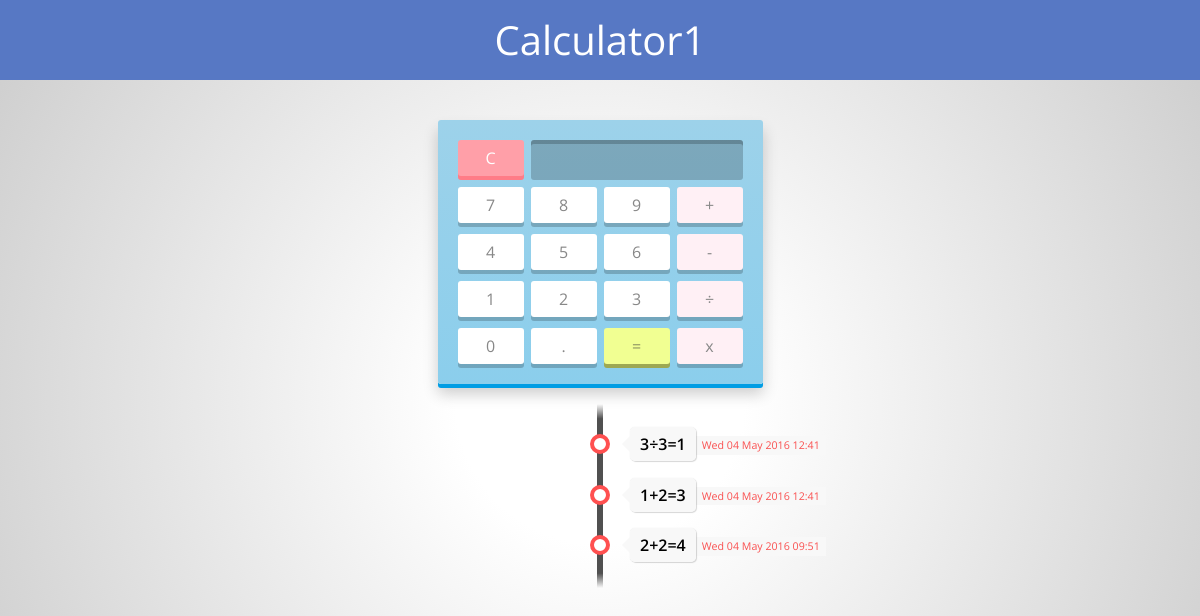
Page /calculator/calculator1/ on the earlier database version.
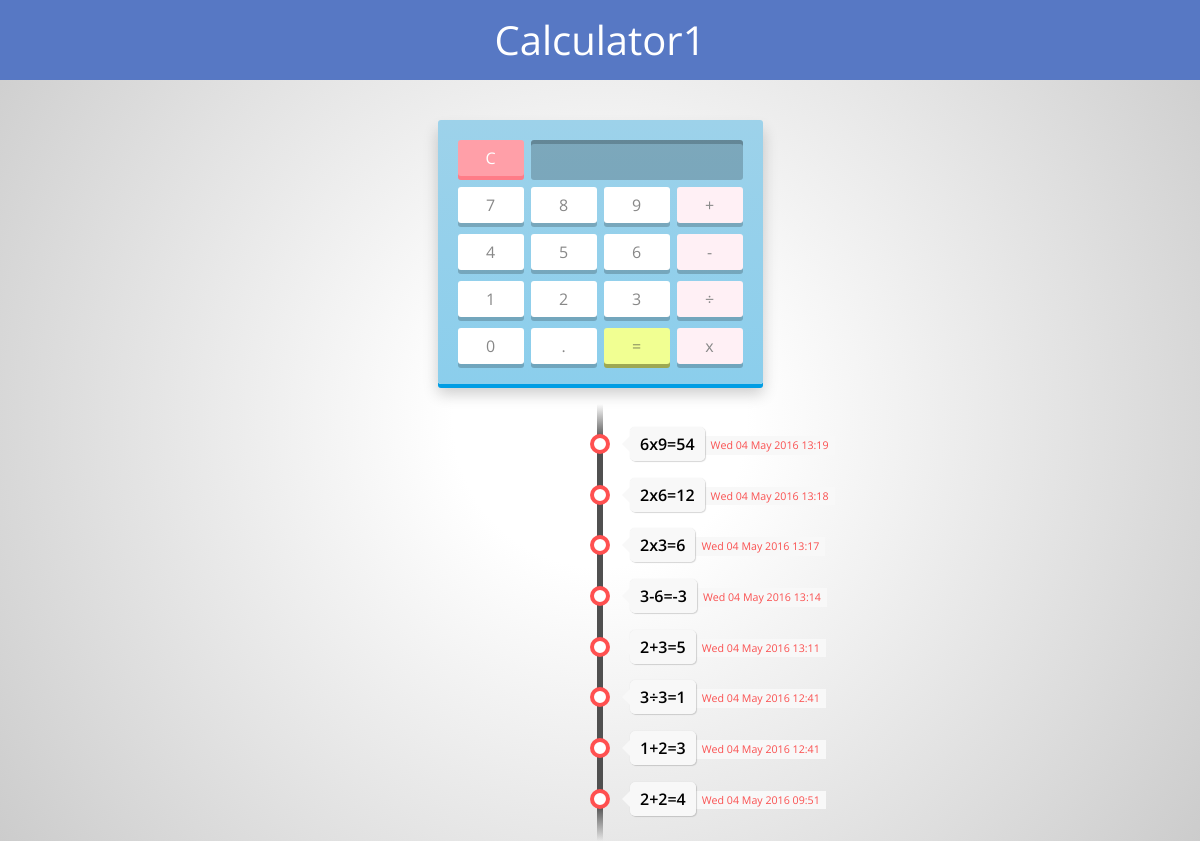
Same page on the later database version.
### logs/models.py (models this page shows, shortened)
@python_2_unicode_compatible
class Calculator(models.Model):
    title = models.CharField(max_length=255)
    slug = models.SlugField()

@python_2_unicode_compatible
class Log(models.Model):
    calculator = models.ForeignKey(Calculator, related_name="logs")
    body = models.TextField()
    created = models.DateTimeField(auto_now_add=True)
    updated = models.DateTimeField(auto_now=True)

### logs/views.py (the view)
# urls.py: url(r'^calculator/(?P<slug>[^/]+)/$', calculator),
def calculator(request, slug):
    calculator = get_object_or_404(Calculator, slug=slug)
    return render(request, "calculator.html", {
        "calculator": calculator,
        "logs": calculator.logs.order_by("-created")[:10],
    })

### templates/calculator.html (shortened to what this page needs)
{% extends "base.html" %}
{% block header_text %}{{ calculator.title }}{% endblock %}
{% block content %}
    <div id="calculator">
    	<div class="top">
    		<span class="clear">C</span>
    		<div class="screen"></div>
    	</div>
    	<div class="keys">
    		<span>7</span>
    		<span>8</span>
    		<span>9</span>
    		<span class="operator">+</span>
    		<span>4</span>
    		<span>5</span>
    		<span>6</span>
    		<span class="operator">-</span>
    		<span>1</span>
    		<span>2</span>
    		<span>3</span>
    		<span class="operator">÷</span>
    		<span>0</span>
    		<span>.</span>
    		<span class="eval">=</span>
    		<span class="operator">x</span>
    	</div>
    </div>
    <ul class="timeline" id="logs">
        {% for log in logs %}
        	<li data-post-id="{{ log.id }}">
            	<div class="direction-r">
            		<div class="flag-wrapper">
        				<span class="flag">{{ log.body }}</span>
        				<span class="time-wrapper">
                            <span class="time">{{ log.created|date:"D d M Y H:i" }}</span>
                        </span>
            		</div>
        		</div>
        	</li>
        {% endfor %}
    </ul>
{% endblock %}

### templates/base.html (shortened to what this page needs)
<!DOCTYPE html>
{% load staticfiles %}
<html>
<head>
	<link rel="stylesheet" href="{% static "css/style.css" %}" type="text/css" media="screen" />
</head>
<body>
	<header>
		<h1>{% block header_text %}{% endblock %}</h1>
	</header>
	<section>
		{% block content %}
		{% endblock %}
	</section>
</body>
</html>

Differences in the rows shown:
added Log: body "6x9=54", created "Wed 04 May 2016 13:19"
added Log: body "2x6=12", created "Wed 04 May 2016 13:18"
added Log: body "2x3=6", created "Wed 04 May 2016 13:17"
added Log: body "3-6=-3", created "Wed 04 May 2016 13:14"
added Log: body "2+3=5", created "Wed 04 May 2016 13:11"
